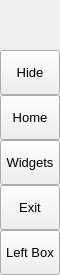
        <widget class="QFrame" name="leftMenuBg">
         <property name="minimumSize">
          <size>
           <width>60</width>
           <height>0</height>
          </size>
         </property>
         <property name="maximumSize">
          <size>
           <width>60</width>
           <height>16777215</height>
          </size>
         </property>
         <property name="frameShape">
          <enum>QFrame::NoFrame</enum>
         </property>
         <property name="frameShadow">
          <enum>QFrame::Raised</enum>
         </property>
         <layout class="QVBoxLayout" name="verticalLayout_3">
          <property name="spacing">
           <number>0</number>
          </property>
          <property name="leftMargin">
           <number>0</number>
          </property>
          <property name="topMargin">
           <number>0</number>
          </property>
          <property name="rightMargin">
           <number>0</number>
          </property>
          <property name="bottomMargin">
           <number>0</number>
          </property>
          <item>
           <widget class="QFrame" name="topLogoInfo">
            <property name="minimumSize">
             <size>
              <width>0</width>
              <height>50</height>
             </size>
            </property>
            <property name="maximumSize">
             <size>
              <width>16777215</width>
              <height>50</height>
             </size>
            </property>
            <property name="frameShape">
             <enum>QFrame::NoFrame</enum>
            </property>
            <property name="frameShadow">
             <enum>QFrame::Raised</enum>
            </property>
            <widget class="QFrame" name="topLogo">
             <property name="geometry">
              <rect>
               <x>10</x>
               <y>5</y>
               <width>42</width>
               <height>42</height>
              </rect>
             </property>
             <property name="minimumSize">
              <size>
               <width>42</width>
               <height>42</height>
              </size>
             </property>
             <property name="maximumSize">
              <size>
               <width>42</width>
               <height>42</height>
              </size>
             </property>
             <property name="frameShape">
              <enum>QFrame::NoFrame</enum>
             </property>
             <property name="frameShadow">
              <enum>QFrame::Raised</enum>
             </property>
            </widget>
            <widget class="QLabel" name="titleLeftApp">
             <property name="geometry">
              <rect>
               <x>70</x>
               <y>8</y>
               <width>160</width>
               <height>20</height>
              </rect>
             </property>
             <property name="font">
              <font>
               <family>Segoe UI Semibold</family>
               <pointsize>12</pointsize>
               <weight>7</weight>
               <italic>false</italic>
               <bold>false</bold>
              </font>
             </property>
             <property name="text">
              <string>PyDracula</string>
             </property>
             <property name="alignment">
              <set>Qt::AlignLeading|Qt::AlignLeft|Qt::AlignTop</set>
             </property>
            </widget>
            <widget class="QLabel" name="titleLeftDescription">
             <property name="geometry">
              <rect>
               <x>70</x>
               <y>27</y>
               <width>160</width>
               <height>16</height>
              </rect>
             </property>
             <property name="maximumSize">
              <size>
               <width>16777215</width>
               <height>16</height>
              </size>
             </property>
             <property name="font">
              <font>
               <family>Segoe UI</family>
               <pointsize>8</pointsize>
               <weight>50</weight>
               <italic>false</italic>
               <bold>false</bold>
              </font>
             </property>
             <property name="text">
              <string>Modern GUI / Flat Style</string>
             </property>
             <property name="alignment">
              <set>Qt::AlignLeading|Qt::AlignLeft|Qt::AlignTop</set>
             </property>
            </widget>
           </widget>
          </item>
          <item>
           <widget class="QFrame" name="leftMenuFrame">
            <property name="frameShape">
             <enum>QFrame::NoFrame</enum>
            </property>
            <property name="frameShadow">
             <enum>QFrame::Raised</enum>
            </property>
            <layout class="QVBoxLayout" name="verticalMenuLayout">
             <property name="spacing">
              <number>0</number>
             </property>
             <property name="leftMargin">
              <number>0</number>
             </property>
             <property name="topMargin">
              <number>0</number>
             </property>
             <property name="rightMargin">
              <number>0</number>
             </property>
             <property name="bottomMargin">
              <number>0</number>
             </property>
             <item>
              <widget class="QFrame" name="toggleBox">
               <property name="maximumSize">
                <size>
                 <width>16777215</width>
                 <height>45</height>
                </size>
               </property>
               <property name="frameShape">
                <enum>QFrame::NoFrame</enum>
               </property>
               <property name="frameShadow">
                <enum>QFrame::Raised</enum>
               </property>
               <layout class="QVBoxLayout" name="verticalLayout_4">
                <property name="spacing">
                 <number>0</number>
                </property>
                <property name="leftMargin">
                 <number>0</number>
                </property>
                <property name="topMargin">
                 <number>0</number>
                </property>
                <property name="rightMargin">
                 <number>0</number>
                </property>
                <property name="bottomMargin">
                 <number>0</number>
                </property>
                <item>
                 <widget class="QPushButton" name="toggleButton">
                  <property name="sizePolicy">
                   <sizepolicy hsizetype="Expanding" vsizetype="Fixed">
                    <horstretch>0</horstretch>
                    <verstretch>0</verstretch>
                   </sizepolicy>
                  </property>
                  <property name="minimumSize">
                   <size>
                    <width>0</width>
                    <height>45</height>
                   </size>
                  </property>
                  <property name="font">
                   <font>
                    <family>Segoe UI</family>
                    <pointsize>10</pointsize>
                    <weight>50</weight>
                    <italic>false</italic>
                    <bold>false</bold>
                   </font>
                  </property>
                  <property name="cursor">
                   <cursorShape>PointingHandCursor</cursorShape>
                  </property>
                  <property name="layoutDirection">
                   <enum>Qt::LeftToRight</enum>
                  </property>
                  <property name="styleSheet">
                   <string notr="true">background-image: url(:/icons/images/icons/icon_menu.png);</string>
                  </property>
                  <property name="text">
                   <string>Hide</string>
                  </property>
                 </widget>
                </item>
               </layout>
              </widget>
             </item>
             <item alignment="Qt::AlignTop">
              <widget class="QFrame" name="topMenu">
               <property name="frameShape">
                <enum>QFrame::NoFrame</enum>
               </property>
               <property name="frameShadow">
                <enum>QFrame::Raised</enum>
               </property>
               <layout class="QVBoxLayout" name="verticalLayout_8">
                <property name="spacing">
                 <number>0</number>
                </property>
                <property name="leftMargin">
                 <number>0</number>
                </property>
                <property name="topMargin">
                 <number>0</number>
                </property>
                <property name="rightMargin">
                 <number>0</number>
                </property>
                <property name="bottomMargin">
                 <number>0</number>
                </property>
                <item>
                 <widget class="QPushButton" name="btn_home">
                  <property name="sizePolicy">
                   <sizepolicy hsizetype="Expanding" vsizetype="Fixed">
                    <horstretch>0</horstretch>
                    <verstretch>0</verstretch>
                   </sizepolicy>
                  </property>
                  <property name="minimumSize">
                   <size>
                    <width>0</width>
                    <height>45</height>
                   </size>
                  </property>
                  <property name="font">
                   <font>
                    <family>Segoe UI</family>
                    <pointsize>10</pointsize>
                    <weight>50</weight>
                    <italic>false</italic>
                    <bold>false</bold>
                   </font>
                  </property>
                  <property name="cursor">
                   <cursorShape>PointingHandCursor</cursorShape>
                  </property>
                  <property name="layoutDirection">
                   <enum>Qt::LeftToRight</enum>
                  </property>
                  <property name="styleSheet">
                   <string notr="true">background-image: url(:/icons/images/icons/cil-home.png);</string>
                  </property>
                  <property name="text">
                   <string>Home</string>
                  </property>
                 </widget>
                </item>
                <item>
                 <widget class="QPushButton" name="btn_widgets">
                  <property name="sizePolicy">
                   <sizepolicy hsizetype="Expanding" vsizetype="Fixed">
                    <horstretch>0</horstretch>
                    <verstretch>0</verstretch>
                   </sizepolicy>
                  </property>
                  <property name="minimumSize">
                   <size>
                    <width>0</width>
                    <height>45</height>
                   </size>
                  </property>
                  <property name="font">
                   <font>
                    <family>Segoe UI</family>
                    <pointsize>10</pointsize>
                    <weight>50</weight>
                    <italic>false</italic>
                    <bold>false</bold>
                   </font>
                  </property>
                  <property name="cursor">
                   <cursorShape>PointingHandCursor</cursorShape>
                  </property>
                  <property name="layoutDirection">
                   <enum>Qt::LeftToRight</enum>
                  </property>
                  <property name="styleSheet">
                   <string notr="true">background-image: url(:/icons/images/icons/cil-gamepad.png);</string>
                  </property>
                  <property name="text">
                   <string>Widgets</string>
                  </property>
                 </widget>
                </item>
                <item>
                 <widget class="QPushButton" name="btn_exit">
                  <property name="sizePolicy">
                   <sizepolicy hsizetype="Expanding" vsizetype="Fixed">
                    <horstretch>0</horstretch>
                    <verstretch>0</verstretch>
                   </sizepolicy>
                  </property>
                  <property name="minimumSize">
                   <size>
                    <width>0</width>
                    <height>45</height>
                   </size>
                  </property>
                  <property name="font">
                   <font>
                    <family>Segoe UI</family>
                    <pointsize>10</pointsize>
                    <weight>50</weight>
                    <italic>false</italic>
                    <bold>false</bold>
                   </font>
                  </property>
                  <property name="cursor">
                   <cursorShape>PointingHandCursor</cursorShape>
                  </property>
                  <property name="layoutDirection">
                   <enum>Qt::LeftToRight</enum>
                  </property>
                  <property name="styleSheet">
                   <string notr="true">background-image: url(:/icons/images/icons/cil-x.png);</string>
                  </property>
                  <property name="text">
                   <string>Exit</string>
                  </property>
                 </widget>
                </item>
               </layout>
              </widget>
             </item>
             <item alignment="Qt::AlignBottom">
              <widget class="QFrame" name="bottomMenu">
               <property name="frameShape">
                <enum>QFrame::NoFrame</enum>
               </property>
               <property name="frameShadow">
                <enum>QFrame::Raised</enum>
               </property>
               <layout class="QVBoxLayout" name="verticalLayout_9">
                <property name="spacing">
                 <number>0</number>
                </property>
                <property name="leftMargin">
                 <number>0</number>
                </property>
                <property name="topMargin">
                 <number>0</number>
                </property>
                <property name="rightMargin">
                 <number>0</number>
                </property>
                <property name="bottomMargin">
                 <number>0</number>
                </property>
                <item>
                 <widget class="QPushButton" name="toggleLeftBox">
                  <property name="sizePolicy">
                   <sizepolicy hsizetype="Expanding" vsizetype="Fixed">
                    <horstretch>0</horstretch>
                    <verstretch>0</verstretch>
                   </sizepolicy>
                  </property>
                  <property name="minimumSize">
                   <size>
                    <width>0</width>
                    <height>45</height>
                   </size>
                  </property>
                  <property name="font">
                   <font>
                    <family>Segoe UI</family>
                    <pointsize>10</pointsize>
                    <weight>50</weight>
                    <italic>false</italic>
                    <bold>false</bold>
                   </font>
                  </property>
                  <property name="cursor">
                   <cursorShape>PointingHandCursor</cursorShape>
                  </property>
                  <property name="layoutDirection">
                   <enum>Qt::LeftToRight</enum>
                  </property>
                  <property name="styleSheet">
                   <string notr="true">background-image: url(:/icons/images/icons/icon_settings.png);</string>
                  </property>
                  <property name="text">
                   <string>Left Box</string>
                  </property>
                 </widget>
                </item>
               </layout>
              </widget>
             </item>
            </layout>
           </widget>
          </item>
         </layout>
        </widget>
